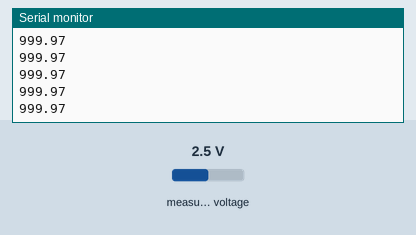
Recording of a sketch running on a simulated ESP8266 (NodeMCU). On the bench: the last lines printed to the serial monitor. The inputs (shaded band) are chosen by the test bench; at power-on: measured voltage 2.5 V.

Above: at 2.2 s.
2.3 s: measured voltage set to 0.1 V
At 2.36 s:
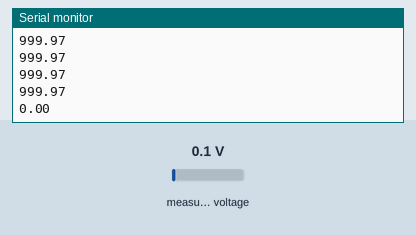
3.8 s: measured voltage set to 1.2 V
At 3.82 s:
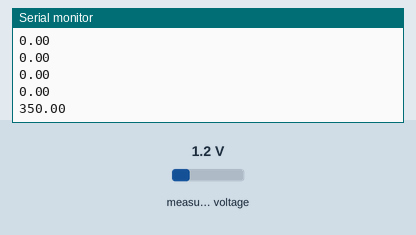
Timing chart, 0 to 6.8 s (numbered marks = the images above; inputs shaded):
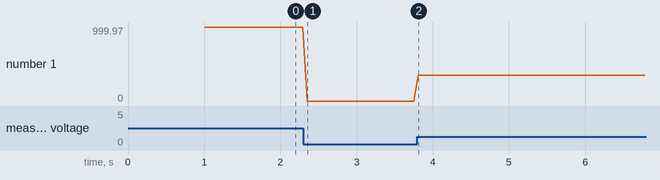

Measured:
- after the input at 2.3 s, the serial monitor: prints a new line after 0.05 s (image 1)
- after the input at 3.8 s, the serial monitor: prints a new line at once (image 2)
- plotted number 1: 999.97 → 0 after the input at 2.3 s, 0 → 350 after the input at 3.8 s

The sketch:

pressure_test_1.ino
```cpp
#include <Wire.h>
#include <Adafruit_ADS1X15.h>

Adafruit_ADS1115 ads;

// -------- USER SETTINGS --------
#define I2C_SDA D4      // CHANGE to your ESP32-S3 SDA pin
#define I2C_SCL D5      // CHANGE to your ESP32-S3 SCL pin
#define ADS_ADDR 0x48  // ADDR tied to GND
// --------------------------------

// Pressure sensor calibration (0–2000 psi, 0.5–4.5 V)
const float V_MIN = 0.5;      // Volts at 0 psi
const float V_MAX = 4.5;      // Volts at 2000 psi
const float PSI_MAX = 2000.0;

void setup() {
  Serial.begin(115200);
  delay(1000);

  // Initialize I2C
  Wire.begin(I2C_SDA, I2C_SCL);

  // Initialize ADS
  if (!ads.begin(ADS_ADDR)) {
    while (1);  // ADS not found
  }

  // IMPORTANT: needed for up to 4.5V input
  ads.setGain(GAIN_TWOTHIRDS);

  // Print header ONCE (Serial Plotter friendly)
  Serial.println("PSI");
}

void loop() {
  int16_t raw = ads.readADC_SingleEnded(0);

  // GAIN_TWOTHIRDS → 6.144V / 32768 = 0.0001875 V per count
  float voltage = raw * 0.0001875;

  // Convert voltage to PSI
  float psi = (voltage - V_MIN) * (PSI_MAX / (V_MAX - V_MIN));

  // Clamp to physical range
  if (psi < 0) psi = 0;
  if (psi > PSI_MAX) psi = PSI_MAX;

  // Serial Plotter reads this
  Serial.println(psi, 2);

  delay(50);  // ~20 Hz update rate
}
```
